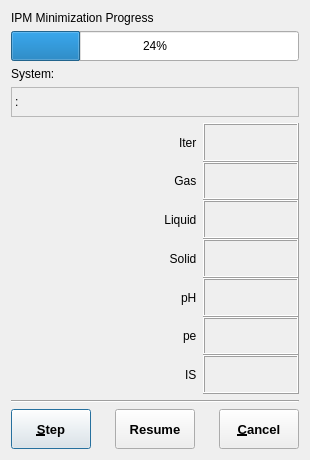
<?xml version="1.0" encoding="UTF-8"?>
<ui version="4.0">
 <class>ProgressDialogData</class>
 <widget class="QDialog" name="ProgressDialogData">
  <property name="geometry">
   <rect>
    <x>0</x>
    <y>0</y>
    <width>310</width>
    <height>460</height>
   </rect>
  </property>
  <property name="minimumSize">
   <size>
    <width>310</width>
    <height>460</height>
   </size>
  </property>
  <property name="windowTitle">
   <string>NewProgressDialogData</string>
  </property>
  <layout class="QGridLayout">
   <item row="0" column="0" colspan="2">
    <widget class="QLabel" name="TextLabel1">
     <property name="sizePolicy">
      <sizepolicy hsizetype="Preferred" vsizetype="Fixed">
       <horstretch>0</horstretch>
       <verstretch>0</verstretch>
      </sizepolicy>
     </property>
     <property name="text">
      <string>IPM Minimization Progress</string>
     </property>
     <property name="wordWrap">
      <bool>false</bool>
     </property>
    </widget>
   </item>
   <item row="1" column="0" colspan="2">
    <widget class="QProgressBar" name="pProgress">
     <property name="minimumSize">
      <size>
       <width>250</width>
       <height>30</height>
      </size>
     </property>
     <property name="toolTip">
      <string>Shows how far the GEM IPM proceeded from FIA to G(x) minimum</string>
     </property>
     <property name="autoFillBackground">
      <bool>false</bool>
     </property>
     <property name="value">
      <number>24</number>
     </property>
     <property name="textVisible">
      <bool>true</bool>
     </property>
     <property name="invertedAppearance">
      <bool>false</bool>
     </property>
     <property name="textDirection">
      <enum>QProgressBar::TopToBottom</enum>
     </property>
    </widget>
   </item>
   <item row="2" column="0" colspan="2">
    <widget class="QLabel" name="TextLabel3_3">
     <property name="sizePolicy">
      <sizepolicy hsizetype="Preferred" vsizetype="Fixed">
       <horstretch>0</horstretch>
       <verstretch>0</verstretch>
      </sizepolicy>
     </property>
     <property name="text">
      <string>System: </string>
     </property>
     <property name="wordWrap">
      <bool>false</bool>
     </property>
    </widget>
   </item>
   <item row="3" column="0" colspan="2">
    <widget class="QLabel" name="pKey">
     <property name="sizePolicy">
      <sizepolicy hsizetype="Minimum" vsizetype="Fixed">
       <horstretch>0</horstretch>
       <verstretch>0</verstretch>
      </sizepolicy>
     </property>
     <property name="minimumSize">
      <size>
       <width>250</width>
       <height>30</height>
      </size>
     </property>
     <property name="toolTip">
      <string>Key of the currently processed SysEq database record</string>
     </property>
     <property name="frameShape">
      <enum>QFrame::StyledPanel</enum>
     </property>
     <property name="frameShadow">
      <enum>QFrame::Sunken</enum>
     </property>
     <property name="text">
      <string>:</string>
     </property>
     <property name="wordWrap">
      <bool>false</bool>
     </property>
    </widget>
   </item>
   <item row="4" column="0">
    <widget class="QFrame" name="pBottle">
     <property name="sizePolicy">
      <sizepolicy hsizetype="Fixed" vsizetype="Preferred">
       <horstretch>0</horstretch>
       <verstretch>0</verstretch>
      </sizepolicy>
     </property>
     <property name="minimumSize">
      <size>
       <width>90</width>
       <height>273</height>
      </size>
     </property>
     <property name="frameShape">
      <enum>QFrame::NoFrame</enum>
     </property>
     <property name="frameShadow">
      <enum>QFrame::Plain</enum>
     </property>
    </widget>
   </item>
   <item row="4" column="1">
    <layout class="QGridLayout" name="laypout">
     <property name="margin">
      <number>0</number>
     </property>
     <property name="spacing">
      <number>0</number>
     </property>
     <item row="5" column="0">
      <widget class="QLabel" name="TextLabel3_2_2_3">
       <property name="sizePolicy">
        <sizepolicy hsizetype="Preferred" vsizetype="Preferred">
         <horstretch>0</horstretch>
         <verstretch>0</verstretch>
        </sizepolicy>
       </property>
       <property name="text">
        <string>pe  </string>
       </property>
       <property name="alignment">
        <set>Qt::AlignRight|Qt::AlignTrailing|Qt::AlignVCenter</set>
       </property>
       <property name="wordWrap">
        <bool>false</bool>
       </property>
      </widget>
     </item>
     <item row="1" column="0">
      <widget class="QLabel" name="TextLabel3_2">
       <property name="sizePolicy">
        <sizepolicy hsizetype="Preferred" vsizetype="Preferred">
         <horstretch>0</horstretch>
         <verstretch>0</verstretch>
        </sizepolicy>
       </property>
       <property name="text">
        <string>Gas  </string>
       </property>
       <property name="alignment">
        <set>Qt::AlignRight|Qt::AlignTrailing|Qt::AlignVCenter</set>
       </property>
       <property name="wordWrap">
        <bool>false</bool>
       </property>
      </widget>
     </item>
     <item row="3" column="1">
      <widget class="QLabel" name="pSolid">
       <property name="sizePolicy">
        <sizepolicy hsizetype="Preferred" vsizetype="Preferred">
         <horstretch>0</horstretch>
         <verstretch>0</verstretch>
        </sizepolicy>
       </property>
       <property name="toolTip">
        <string>Total mass of solid phases in the system (g)</string>
       </property>
       <property name="frameShape">
        <enum>QFrame::Box</enum>
       </property>
       <property name="frameShadow">
        <enum>QFrame::Raised</enum>
       </property>
       <property name="alignment">
        <set>Qt::AlignRight|Qt::AlignTrailing|Qt::AlignVCenter</set>
       </property>
       <property name="wordWrap">
        <bool>false</bool>
       </property>
      </widget>
     </item>
     <item row="5" column="1">
      <widget class="QLabel" name="pPE">
       <property name="sizePolicy">
        <sizepolicy hsizetype="Preferred" vsizetype="Preferred">
         <horstretch>0</horstretch>
         <verstretch>0</verstretch>
        </sizepolicy>
       </property>
       <property name="toolTip">
        <string>pe value of aqueous electrolyte, molal</string>
       </property>
       <property name="frameShape">
        <enum>QFrame::Box</enum>
       </property>
       <property name="frameShadow">
        <enum>QFrame::Raised</enum>
       </property>
       <property name="alignment">
        <set>Qt::AlignRight|Qt::AlignTrailing|Qt::AlignVCenter</set>
       </property>
       <property name="wordWrap">
        <bool>false</bool>
       </property>
      </widget>
     </item>
     <item row="4" column="0">
      <widget class="QLabel" name="TextLabel3_2_3">
       <property name="sizePolicy">
        <sizepolicy hsizetype="Preferred" vsizetype="Preferred">
         <horstretch>0</horstretch>
         <verstretch>0</verstretch>
        </sizepolicy>
       </property>
       <property name="text">
        <string>pH  </string>
       </property>
       <property name="alignment">
        <set>Qt::AlignRight|Qt::AlignTrailing|Qt::AlignVCenter</set>
       </property>
       <property name="wordWrap">
        <bool>false</bool>
       </property>
      </widget>
     </item>
     <item row="1" column="1">
      <widget class="QLabel" name="pGas">
       <property name="sizePolicy">
        <sizepolicy hsizetype="Preferred" vsizetype="Preferred">
         <horstretch>0</horstretch>
         <verstretch>0</verstretch>
        </sizepolicy>
       </property>
       <property name="toolTip">
        <string>Mass of gas (in grams) in the system</string>
       </property>
       <property name="frameShape">
        <enum>QFrame::Box</enum>
       </property>
       <property name="frameShadow">
        <enum>QFrame::Raised</enum>
       </property>
       <property name="alignment">
        <set>Qt::AlignRight|Qt::AlignTrailing|Qt::AlignVCenter</set>
       </property>
       <property name="wordWrap">
        <bool>false</bool>
       </property>
      </widget>
     </item>
     <item row="2" column="1">
      <widget class="QLabel" name="pWater">
       <property name="sizePolicy">
        <sizepolicy hsizetype="Preferred" vsizetype="Preferred">
         <horstretch>0</horstretch>
         <verstretch>0</verstretch>
        </sizepolicy>
       </property>
       <property name="toolTip">
        <string>Total mass of liquid phases in the system (g)</string>
       </property>
       <property name="frameShape">
        <enum>QFrame::Box</enum>
       </property>
       <property name="frameShadow">
        <enum>QFrame::Raised</enum>
       </property>
       <property name="alignment">
        <set>Qt::AlignRight|Qt::AlignTrailing|Qt::AlignVCenter</set>
       </property>
       <property name="wordWrap">
        <bool>false</bool>
       </property>
      </widget>
     </item>
     <item row="6" column="0">
      <widget class="QLabel" name="TextLabel3_2_2_2_2">
       <property name="sizePolicy">
        <sizepolicy hsizetype="Preferred" vsizetype="Preferred">
         <horstretch>0</horstretch>
         <verstretch>0</verstretch>
        </sizepolicy>
       </property>
       <property name="text">
        <string>IS  </string>
       </property>
       <property name="alignment">
        <set>Qt::AlignRight|Qt::AlignTrailing|Qt::AlignVCenter</set>
       </property>
       <property name="wordWrap">
        <bool>false</bool>
       </property>
      </widget>
     </item>
     <item row="0" column="1">
      <widget class="QLabel" name="pIT">
       <property name="sizePolicy">
        <sizepolicy hsizetype="Preferred" vsizetype="Preferred">
         <horstretch>0</horstretch>
         <verstretch>0</verstretch>
        </sizepolicy>
       </property>
       <property name="toolTip">
        <string>Number of IPM iterations performed until the last update of dialog fields</string>
       </property>
       <property name="frameShape">
        <enum>QFrame::Box</enum>
       </property>
       <property name="frameShadow">
        <enum>QFrame::Raised</enum>
       </property>
       <property name="alignment">
        <set>Qt::AlignRight|Qt::AlignTrailing|Qt::AlignVCenter</set>
       </property>
       <property name="wordWrap">
        <bool>false</bool>
       </property>
      </widget>
     </item>
     <item row="4" column="1">
      <widget class="QLabel" name="pPH">
       <property name="sizePolicy">
        <sizepolicy hsizetype="Preferred" vsizetype="Preferred">
         <horstretch>0</horstretch>
         <verstretch>0</verstretch>
        </sizepolicy>
       </property>
       <property name="toolTip">
        <string>pH value of aqueous electrolyte, molal (activity scale)</string>
       </property>
       <property name="frameShape">
        <enum>QFrame::Box</enum>
       </property>
       <property name="frameShadow">
        <enum>QFrame::Raised</enum>
       </property>
       <property name="alignment">
        <set>Qt::AlignRight|Qt::AlignTrailing|Qt::AlignVCenter</set>
       </property>
       <property name="wordWrap">
        <bool>false</bool>
       </property>
      </widget>
     </item>
     <item row="6" column="1">
      <widget class="QLabel" name="pIC">
       <property name="sizePolicy">
        <sizepolicy hsizetype="Preferred" vsizetype="Preferred">
         <horstretch>0</horstretch>
         <verstretch>0</verstretch>
        </sizepolicy>
       </property>
       <property name="toolTip">
        <string>Effective ionic strength of aqueous electrolyte, molal</string>
       </property>
       <property name="frameShape">
        <enum>QFrame::Box</enum>
       </property>
       <property name="frameShadow">
        <enum>QFrame::Raised</enum>
       </property>
       <property name="alignment">
        <set>Qt::AlignRight|Qt::AlignTrailing|Qt::AlignVCenter</set>
       </property>
       <property name="wordWrap">
        <bool>false</bool>
       </property>
      </widget>
     </item>
     <item row="3" column="0">
      <widget class="QLabel" name="TextLabel3_2_2_2">
       <property name="sizePolicy">
        <sizepolicy hsizetype="Preferred" vsizetype="Preferred">
         <horstretch>0</horstretch>
         <verstretch>0</verstretch>
        </sizepolicy>
       </property>
       <property name="text">
        <string>Solid  </string>
       </property>
       <property name="alignment">
        <set>Qt::AlignRight|Qt::AlignTrailing|Qt::AlignVCenter</set>
       </property>
       <property name="wordWrap">
        <bool>false</bool>
       </property>
      </widget>
     </item>
     <item row="2" column="0">
      <widget class="QLabel" name="TextLabel3_2_2">
       <property name="sizePolicy">
        <sizepolicy hsizetype="Preferred" vsizetype="Preferred">
         <horstretch>0</horstretch>
         <verstretch>0</verstretch>
        </sizepolicy>
       </property>
       <property name="text">
        <string>Liquid  </string>
       </property>
       <property name="alignment">
        <set>Qt::AlignRight|Qt::AlignTrailing|Qt::AlignVCenter</set>
       </property>
       <property name="wordWrap">
        <bool>false</bool>
       </property>
      </widget>
     </item>
     <item row="0" column="0">
      <widget class="QLabel" name="TextLabel3">
       <property name="sizePolicy">
        <sizepolicy hsizetype="Preferred" vsizetype="Preferred">
         <horstretch>0</horstretch>
         <verstretch>0</verstretch>
        </sizepolicy>
       </property>
       <property name="text">
        <string>Iter  </string>
       </property>
       <property name="alignment">
        <set>Qt::AlignRight|Qt::AlignTrailing|Qt::AlignVCenter</set>
       </property>
       <property name="wordWrap">
        <bool>false</bool>
       </property>
      </widget>
     </item>
    </layout>
   </item>
   <item row="5" column="0" colspan="2">
    <widget class="Line" name="Line1">
     <property name="frameShape">
      <enum>QFrame::HLine</enum>
     </property>
     <property name="frameShadow">
      <enum>QFrame::Sunken</enum>
     </property>
    </widget>
   </item>
   <item row="6" column="0" colspan="2">
    <layout class="QHBoxLayout" name="layout2">
     <item>
      <widget class="QPushButton" name="pStepAccept">
       <property name="sizePolicy">
        <sizepolicy hsizetype="Fixed" vsizetype="Fixed">
         <horstretch>0</horstretch>
         <verstretch>0</verstretch>
        </sizepolicy>
       </property>
       <property name="minimumSize">
        <size>
         <width>80</width>
         <height>40</height>
        </size>
       </property>
       <property name="font">
        <font>
         <family>Arial</family>
         <pointsize>10</pointsize>
         <weight>75</weight>
         <bold>true</bold>
        </font>
       </property>
       <property name="toolTip">
        <string>Make next iteration in Stepwise mode</string>
       </property>
       <property name="text">
        <string>&amp;Step</string>
       </property>
       <property name="shortcut">
        <string>Alt+S</string>
       </property>
      </widget>
     </item>
     <item>
      <spacer>
       <property name="orientation">
        <enum>Qt::Horizontal</enum>
       </property>
       <property name="sizeType">
        <enum>QSizePolicy::Expanding</enum>
       </property>
       <property name="sizeHint" stdset="0">
        <size>
         <width>40</width>
         <height>16</height>
        </size>
       </property>
      </spacer>
     </item>
     <item>
      <widget class="QPushButton" name="pResume">
       <property name="sizePolicy">
        <sizepolicy hsizetype="Minimum" vsizetype="Fixed">
         <horstretch>0</horstretch>
         <verstretch>0</verstretch>
        </sizepolicy>
       </property>
       <property name="minimumSize">
        <size>
         <width>80</width>
         <height>40</height>
        </size>
       </property>
       <property name="font">
        <font>
         <family>Arial</family>
         <pointsize>10</pointsize>
         <weight>75</weight>
         <bold>true</bold>
        </font>
       </property>
       <property name="toolTip">
        <string>Make all iteration in Stepwise mode</string>
       </property>
       <property name="text">
        <string>Resume</string>
       </property>
      </widget>
     </item>
     <item>
      <spacer>
       <property name="orientation">
        <enum>Qt::Horizontal</enum>
       </property>
       <property name="sizeType">
        <enum>QSizePolicy::Expanding</enum>
       </property>
       <property name="sizeHint" stdset="0">
        <size>
         <width>40</width>
         <height>16</height>
        </size>
       </property>
      </spacer>
     </item>
     <item>
      <widget class="QPushButton" name="pClose">
       <property name="sizePolicy">
        <sizepolicy hsizetype="Fixed" vsizetype="Fixed">
         <horstretch>0</horstretch>
         <verstretch>0</verstretch>
        </sizepolicy>
       </property>
       <property name="minimumSize">
        <size>
         <width>80</width>
         <height>40</height>
        </size>
       </property>
       <property name="font">
        <font>
         <family>Arial</family>
         <pointsize>10</pointsize>
         <weight>75</weight>
         <bold>true</bold>
        </font>
       </property>
       <property name="toolTip">
        <string>Do not save IPM results to database (or cancel IPM run in Stepwise mode)</string>
       </property>
       <property name="text">
        <string>&amp;Cancel</string>
       </property>
       <property name="shortcut">
        <string>Alt+C</string>
       </property>
      </widget>
     </item>
    </layout>
   </item>
  </layout>
 </widget>
 <layoutdefault spacing="6" margin="11"/>
 <resources/>
 <connections>
  <connection>
   <sender>pClose</sender>
   <signal>clicked()</signal>
   <receiver>ProgressDialogData</receiver>
   <slot>CmClose()</slot>
   <hints>
    <hint type="sourcelabel">
     <x>20</x>
     <y>20</y>
    </hint>
    <hint type="destinationlabel">
     <x>20</x>
     <y>20</y>
    </hint>
   </hints>
  </connection>
 </connections>
</ui>
